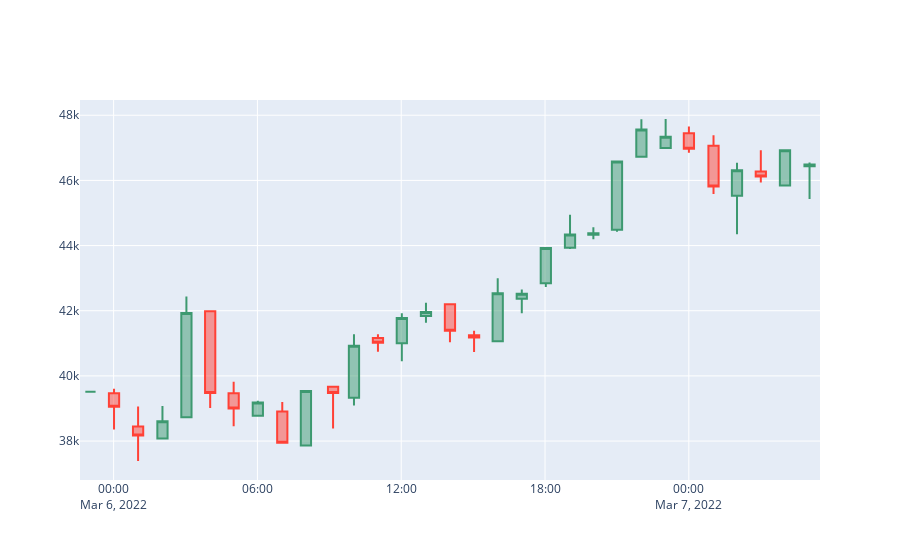

The notebook cell saved with this chart:
### Code cell
import plotly.graph_objects as go

fig = go.Figure(data=[go.Candlestick(x=data['Date'],
                open=candlestick_data['Price']['first'], 
                high=candlestick_data['Price']['max'],
                low=candlestick_data['Price']['min'], 
                close=candlestick_data['Price']['last'])
                ])

fig.update_layout(xaxis_rangeslider_visible=False)

fig.show()
